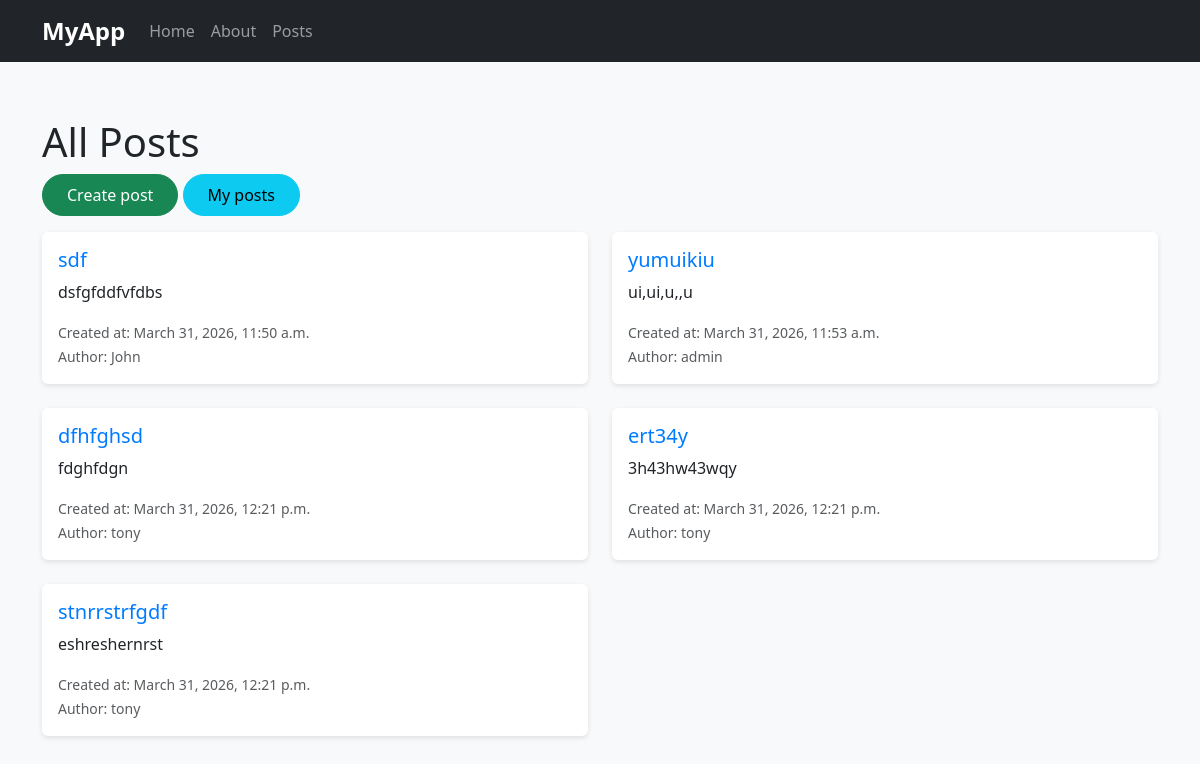
/posts/ (signed in), run on an earlier commit of the app's database.
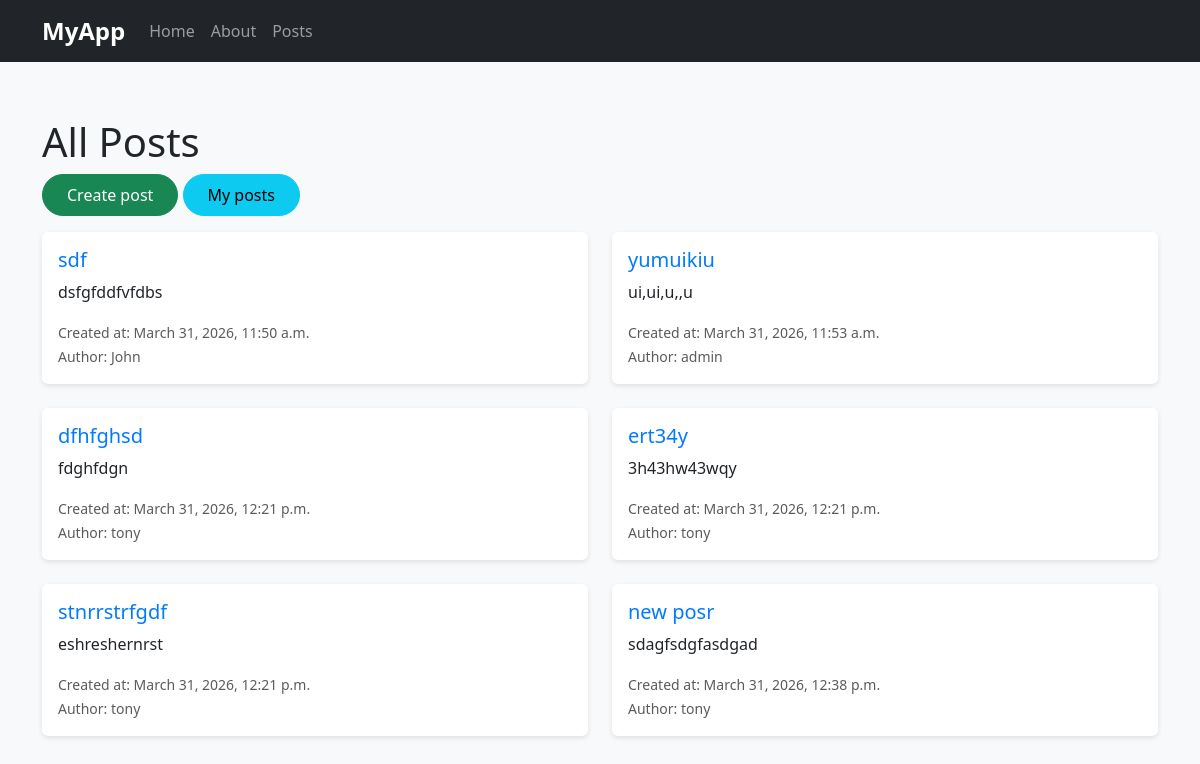
And on a later commit of the database.
### asdf/models.py (models this page shows)
class Post(models.Model):
    title = models.CharField(max_length=50)
    body = models.TextField()
    created_at = models.DateTimeField(auto_now_add=True)
    author = models.ForeignKey(User, on_delete=models.CASCADE)
    image = models.ImageField(upload_to="posts/", blank=True, null=True)

### asdf/views.py (the view)
# urls.py: path("posts/", views.posts, name="posts"),
@login_required
def posts(request):
    posts = Post.objects.all()
    return render(request, "asdf/posts.html", {"posts": posts})

### asdf/templates/asdf/posts.html
{% extends 'asdf/base.html' %}
{% block content %}
<div class="container mt-4">
    <h1>All Posts</h1>
    <div class="mb-3">
        <a href="{% url 'create_post' %}" class="btn btn-success">Create post</a>
        <a href="{% url 'my_posts' %}" class="btn btn-info">My posts</a>
    </div>
    <div class="row">
        {% for post in posts %}
        <div class="col-md-6 mb-4">
            <div class="card h-100">
                <div class="card-body">
                    <h5 class="card-title">
                        <a href="{% url 'post_details' post.id %}">{{ post.title }}</a>
                    </h5>
                    <p class="card-text">{{ post.body|truncatewords:30 }}</p>
                    <p class="card-text">
                        <small class="text-muted">Created at: {{ post.created_at }}</small><br>
                        <small class="text-muted">Author: {{ post.author }}</small>
                    </p>
                </div>
            </div>
        </div>
        {% empty %}
        <p>No posts available.</p>
        {% endfor %}
    </div>
</div>
{% endblock %}

What changed in the data, as far as the page shows it:
added Post: title "new posr", body "sdagfsdgfasdgad", created_at "March 31, 2026, 12:38 p.m.", author "tony"
